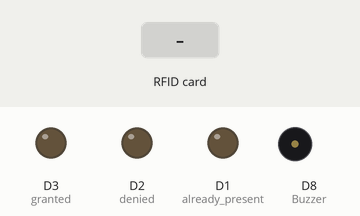
This sketch was run on a simulated ESP8266 (NodeMCU). Shown: output pins drawn as LEDs (lit = HIGH), buzzer (waves = sounding, pin HIGH). Dashed ring = blinking. The inputs (shaded band) are chosen by the test bench. WiFi joins after 1.5 s; servers stay silent unless stated; uploads are accepted with an empty reply; what the sketch prints to the serial monitor is not drawn.

Above: at 2.8 s.
2.9 s: RFID card 5E 7A 19 C4 held to the reader
At 3.31 s:
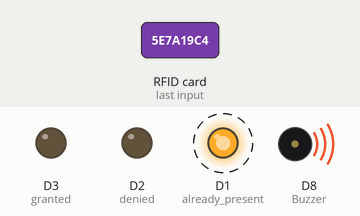
Timing chart, 0 to 5.9 s (numbered marks = the images above; inputs shaded):
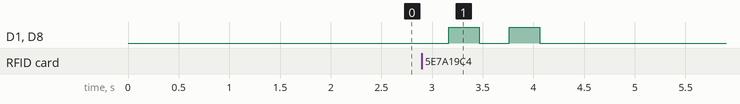

Measured:
- after the input at 2.9 s, D1 (already_present), D8 (Buzzer): alternates HIGH for 0.30 s and LOW for 0.30 s, 4 changes in all, then stays LOW, starting after 0.26 s

The sketch:

rfid.ino
```cpp
#ifdef ESP32
#include <WiFi.h>
#include <HTTPClient.h>
#else
#include <ESP8266WiFi.h>
#include <ESP8266HTTPClient.h>
#include <WiFiClient.h>
#endif
#include <SPI.h>
#include <MFRC522.h>

const char* ssid = "Ayush"; // wifi name
const char* password = "ayush099"; // wifi password
WiFiClient wifiClient;
String serverName = "http://192.168.221.134:3000/addattendance"; // put ip address

#define SS_PIN D4
#define RST_PIN D0
MFRC522 rfid(SS_PIN, RST_PIN);  // Instance of the class
MFRC522::MIFARE_Key key;
// Init array that will store new NUID
byte nuidPICC[4];
void setup() {
  pinMode(D1, OUTPUT); // already present
  pinMode(D2, OUTPUT); // denied
  pinMode(D3, OUTPUT); // granted
  pinMode(D8, OUTPUT); // Buzzer
  Serial.begin(9600);
  SPI.begin();  // Init SPI bus
  WiFi.begin(ssid, password);
  Serial.println("Connecting");
  Serial.println(WiFi.status());
  while (WiFi.status() != WL_CONNECTED) {
    delay(500);
    Serial.print(".");
  }
  Serial.println("");
  Serial.print("Connected to WiFi network with IP Address: ");
  Serial.println(WiFi.localIP());

  rfid.PCD_Init();  // Init MFRC522
  Serial.println();
  Serial.print(F("Reader :"));
  rfid.PCD_DumpVersionToSerial();
  for (byte i = 0; i < 6; i++) {
    key.keyByte[i] = 0xFF;
  }
  Serial.println();
  Serial.println(F("This code scan the MIFARE Classic NUID."));
  Serial.print(F("Using the following key:"));
  printHex(key.keyByte, MFRC522::MF_KEY_SIZE);
}
void loop() {
  // Reset the loop if no new card present on the sensor/reader. This saves the entire process when idle.
  if (!rfid.PICC_IsNewCardPresent())
    return;
  // Verify if the NUID has been readed
  if (!rfid.PICC_ReadCardSerial())
    return;
  Serial.print(F("PICC type: "));
  MFRC522::PICC_Type piccType = rfid.PICC_GetType(rfid.uid.sak);
  Serial.println(rfid.PICC_GetTypeName(piccType));
  // Check is the PICC of Classic MIFARE type
  if (piccType != MFRC522::PICC_TYPE_MIFARE_MINI && piccType != MFRC522::PICC_TYPE_MIFARE_1K && piccType != MFRC522::PICC_TYPE_MIFARE_4K) {
    Serial.println(F("Your tag is not of type MIFARE Classic."));
    return;
  }
  if (rfid.uid.uidByte[0] != nuidPICC[0] || rfid.uid.uidByte[1] != nuidPICC[1] || rfid.uid.uidByte[2] != nuidPICC[2] || rfid.uid.uidByte[3] != nuidPICC[3]) {
    Serial.println(F("A new card has been detected."));
    // Store NUID into nuidPICC array
    for (byte i = 0; i < 4; i++) {
      nuidPICC[i] = rfid.uid.uidByte[i];
    }
    Serial.println(F("The NUID tag is:"));
    Serial.print(F("In hex: "));
    printHex(rfid.uid.uidByte, rfid.uid.size);

    String uid = "";
    for (byte i = 0; i < rfid.uid.size; i++) {
      uid += String(rfid.uid.uidByte[i], HEX);
    }

    Serial.println("RFID UID: " + uid);
    sendToNodeJS(uid);


    // Serial.print(F("In dec: "));
    // printDec(rfid.uid.uidByte, rfid.uid.size);
    // Serial.println();
  } else Serial.println(F("Card read previously."));
  // Halt PICC
  rfid.PICC_HaltA();
  // Stop encryption on PCD
  rfid.PCD_StopCrypto1();
}
/**
 		Helper routine to dump a byte array as hex values to Serial.
*/
void printHex(byte* buffer, byte bufferSize) {
  for (byte i = 0; i < bufferSize; i++) {
    Serial.print(buffer[i] < 0x10 ? " 0" : " ");
    Serial.print(buffer[i], HEX);
  }
}
/**
 		Helper routine to dump a byte array as dec values to Serial.
*/
void printDec(byte* buffer, byte bufferSize) {
  for (byte i = 0; i < bufferSize; i++) {
    Serial.print(buffer[i] < 0x10 ? " 0" : " ");
    Serial.print(buffer[i], DEC);
  }
}

void sendToNodeJS(String uid) {
  if (WiFi.status() == WL_CONNECTED) {
    HTTPClient http;
    http.begin(wifiClient, serverName);
    http.addHeader("Content-Type", "application/x-www-form-urlencoded");
    String httpRequestData = "&rfid="+ uid +"&status=approved";
    int httpCode = http.POST(httpRequestData);
    Serial.println(http.getString());

    if(http.getString() == "denied") {
      digitalWrite(D2, HIGH);
      digitalWrite(D8, HIGH);
      delay(300);
      digitalWrite(D2, LOW);
      digitalWrite(D8, LOW);
      delay(300);
      digitalWrite(D2, HIGH);
      digitalWrite(D8, HIGH);
      delay(300);
      digitalWrite(D2, LOW);
      digitalWrite(D8, LOW);
      delay(300);
      digitalWrite(D2, HIGH);
      digitalWrite(D8, HIGH);
      delay(300);
      digitalWrite(D2, LOW);
      digitalWrite(D8, LOW);
      delay(300);
      digitalWrite(D2, HIGH);
      digitalWrite(D8, HIGH);
      delay(300);
      digitalWrite(D2, LOW);
      digitalWrite(D8, LOW);
      delay(300);
    } else if(http.getString() == "granted") {
      digitalWrite(D3, HIGH);
      digitalWrite(D8, HIGH);
      delay(1000);
      digitalWrite(D3, LOW);
      digitalWrite(D8, LOW);
      delay(1000);
      // digitalWrite(D3, HIGH);
      // delay(300);
      // digitalWrite(D3, LOW);
      // delay(1000);
    } else {
      digitalWrite(D1, HIGH);
      digitalWrite(D8, HIGH);
      delay(300);
      digitalWrite(D1, LOW);
      digitalWrite(D8, LOW);
      delay(300);
      digitalWrite(D1, HIGH);
      digitalWrite(D8, HIGH);
      delay(300);
      digitalWrite(D1, LOW);
      digitalWrite(D8, LOW);
      delay(300);
    }
    Serial.print("HTTP Response code: ");
    Serial.println(httpCode);
    // Free resources
    http.end();
  } else {
    Serial.println("WiFi Disconnected");
  }
}
```
